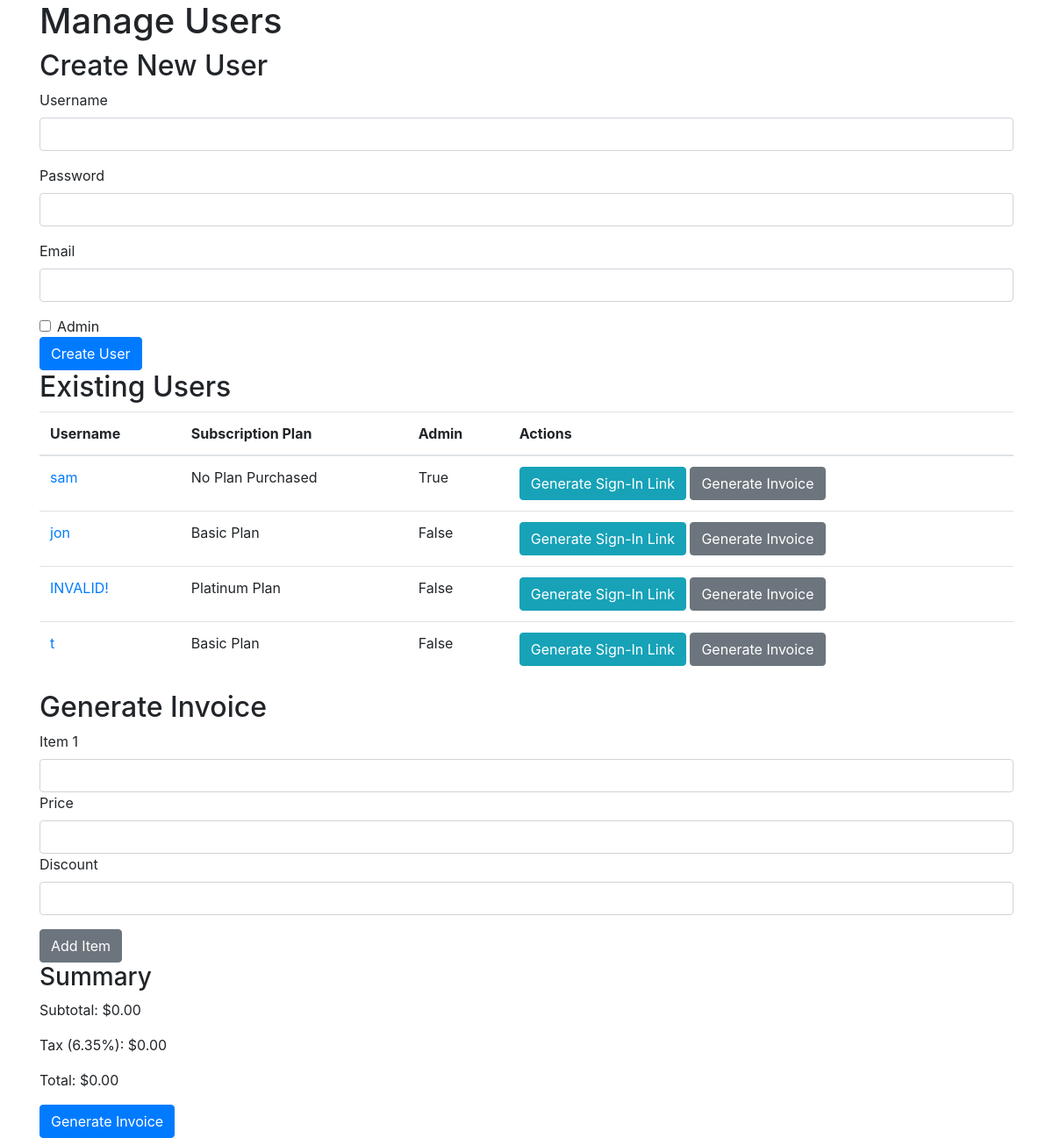
Page /admin/manage_users (signed in) on the earlier database version.
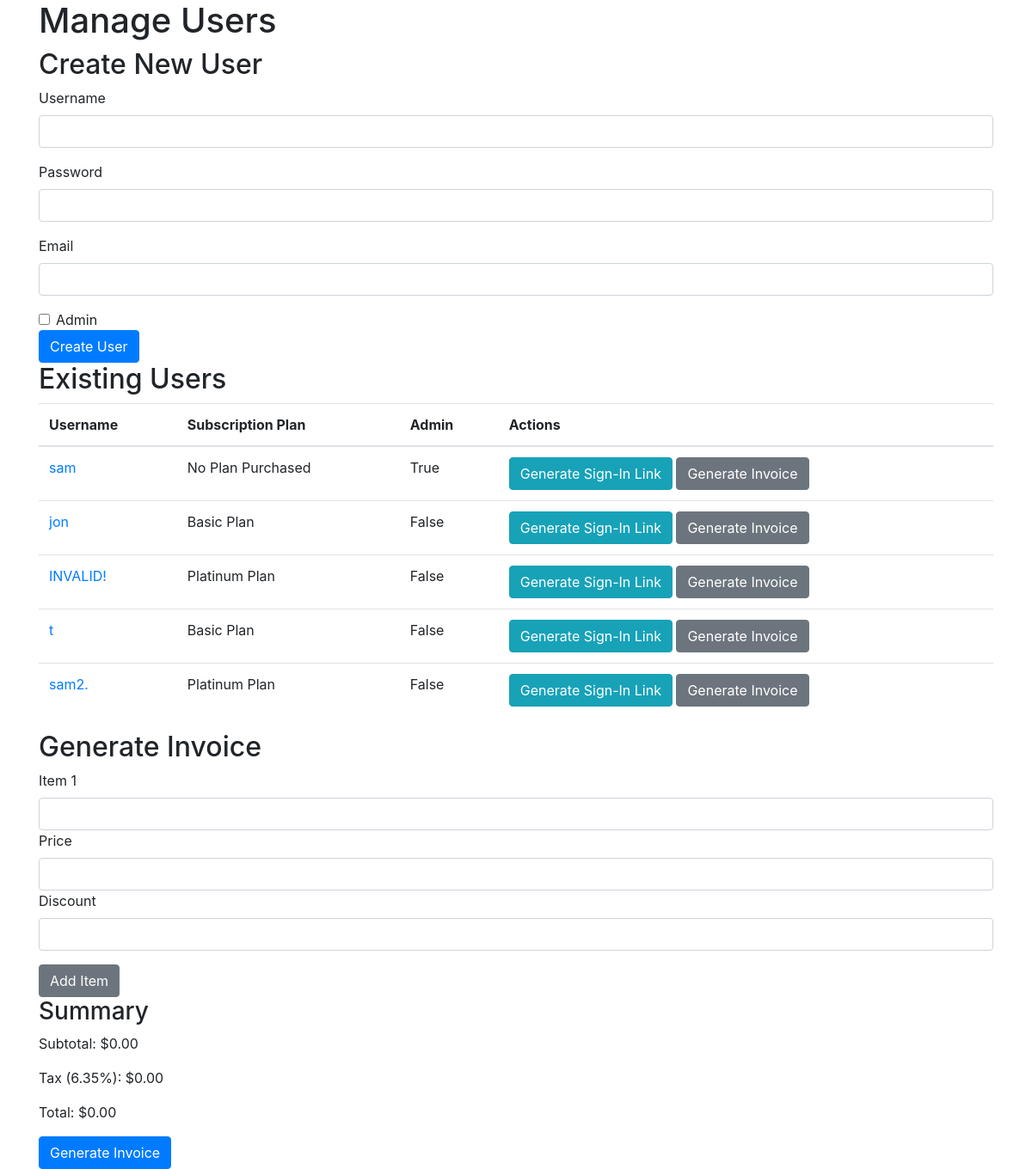
Same page on the later database version.
### app/app.py (models this page shows, shortened)
class User(db.Model):
    id = db.Column(db.Integer, primary_key=True)
    username = db.Column(db.String(80), unique=True, nullable=False)
    password = db.Column(db.String(200), nullable=False)
    email = db.Column(db.String(120), unique=True, nullable=False)
    is_admin = db.Column(db.Boolean, default=False)
    alert_message = db.Column(db.String(200), nullable=True)
    subscription_plan = db.Column(db.String(200), nullable=True)
    order_history = db.Column(db.Text, nullable=True)
    one_time_token = db.Column(db.String(200), nullable=True)

### app/app.py (the view, shortened to what this page needs)
@app.route('/admin/manage_users', methods=['GET', 'POST'])
def manage_users():
    if 'username' not in session or not User.query.filter_by(username=session['username'], is_admin=True).first():
        return redirect('/login')
    users = User.query.all()
    return render_template('manage_users.html', users=users, user=session['username'])

### templates/manage_users.html (shortened to what this page needs)
<!DOCTYPE html>
<html lang="en">
<head>
    <link rel="stylesheet" href="https://maxcdn.bootstrapcdn.com/bootstrap/4.0.0/css/bootstrap.min.css">
</head>
<body>
    <div class="container">
        <h1>Manage Users</h1>
        <h2>Create New User</h2>
        <form action="/admin/manage_users" method="post">
            <div class="form-group">
                <label for="username">Username</label>
                <input type="text" class="form-control" id="username" name="username" required>
            </div>
            <div class="form-group">
                <label for="password">Password</label>
                <input type="password" class="form-control" id="password" name="password" required>
            </div>
            <div class="form-group">
                <label for="email">Email</label>
                <input type="email" class="form-control" id="email" name="email" required>
            </div>
            <div class="form-check">
                <input type="checkbox" class="form-check-input" id="is_admin" name="is_admin">
                <label class="form-check-label" for="is_admin">Admin</label>
            </div>
            <button type="submit" class="btn btn-primary">Create User</button>
        </form>
        <h2>Existing Users</h2>
        <table class="table">
            <thead>
                <tr>
                    <th>Username</th>
                    <th>Subscription Plan</th>
                    <th>Admin</th>
                    <th>Actions</th>
                </tr>
            </thead>
            <tbody>
                {% for user in users %}
                <tr>
                    <td><a href="{{ url_for('manage_user', user_id=user.id) }}">{{ user.username }}</a></td>
                    <td>{{ user.subscription_plan or 'No Plan Purchased' }}</td>
                    <td>{{ user.is_admin }}</td>
                    <td>
                        <form action="/admin/generate_token" method="post" style="display:inline;">
                            <button type="submit" class="btn btn-info">Generate Sign-In Link</button>
                        </form>
                        <a href="{{ url_for('generate_invoice', user_id=user.id) }}" class="btn btn-secondary">Generate Invoice</a>
                    </td>
                </tr>
                {% endfor %}
            </tbody>
        </table>
        <h2>Generate Invoice</h2>
        <form action="/admin/generate_invoice" method="post" oninput="calculateTotal()">
            <div id="items">
                <div class="form-group">
                    <label for="item1">Item 1</label>
                    <input type="text" class="form-control item" id="item1" name="items[]" required>
                    <label for="price1">Price</label>
                    <input type="number" class="form-control price" id="price1" name="prices[]" required>
                    <label for="discount1">Discount</label>
                    <input type="number" class="form-control discount" id="discount1" name="discounts[]" required>
                </div>
            </div>
            <button type="button" class="btn btn-secondary" onclick="addItem()">Add Item</button>
            <h3>Summary</h3>
            <p>Subtotal: $<span id="subtotal">0.00</span></p>
            <p>Tax (6.35%): $<span id="tax">0.00</span></p>
            <p>Total: $<span id="total">0.00</span></p>
            <button type="submit" class="btn btn-primary">Generate Invoice</button>
        </form>
    </div>
</body>
</html>

Differences in the rows shown:
added User: username "sam2.", subscription_plan "Platinum Plan", is_admin "False"
